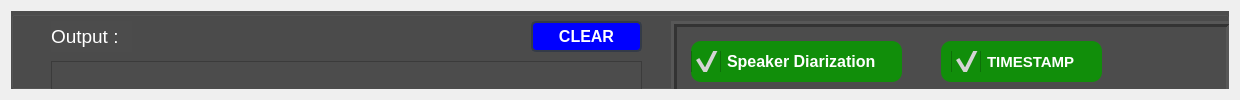
            <widget class="QWidget" name="page_1">
             <property name="minimumSize">
              <size>
               <width>1240</width>
               <height>0</height>
              </size>
             </property>
             <layout class="QHBoxLayout" name="horizontalLayout_3">
              <item>
               <widget class="QGroupBox" name="groupBox">
                <property name="styleSheet">
                 <string notr="true">background-color:#4c4c4c;</string>
                </property>
                <property name="title">
                 <string/>
                </property>
                <widget class="QPushButton" name="btnClear">
                 <property name="geometry">
                  <rect>
                   <x>520</x>
                   <y>10</y>
                   <width>111</width>
                   <height>31</height>
                  </rect>
                 </property>
                 <property name="font">
                  <font>
                   <family>Segoe UI</family>
                   <pointsize>12</pointsize>
                   <weight>75</weight>
                   <bold>true</bold>
                  </font>
                 </property>
                 <property name="styleSheet">
                  <string notr="true">QPushButton {
	border: 2px solid rgb(52, 59, 72);
	border-radius: 5px;	
	background-color:blue;
	color:white;
}
QPushButton:hover {
	background-color:#356ca3;
	border: 2px solid rgb(61, 70, 86);
}
</string>
                 </property>
                 <property name="text">
                  <string>CLEAR</string>
                 </property>
                </widget>
                <widget class="QTextEdit" name="outputText">
                 <property name="geometry">
                  <rect>
                   <x>40</x>
                   <y>50</y>
                   <width>591</width>
                   <height>651</height>
                  </rect>
                 </property>
                 <property name="font">
                  <font>
                   <pointsize>10</pointsize>
                  </font>
                 </property>
                 <property name="styleSheet">
                  <string notr="true">color:white;</string>
                 </property>
                </widget>
                <widget class="QFrame" name="frame_14">
                 <property name="geometry">
                  <rect>
                   <x>660</x>
                   <y>10</y>
                   <width>561</width>
                   <height>81</height>
                  </rect>
                 </property>
                 <property name="frameShape">
                  <enum>QFrame::Box</enum>
                 </property>
                 <property name="frameShadow">
                  <enum>QFrame::Raised</enum>
                 </property>
                 <property name="lineWidth">
                  <number>3</number>
                 </property>
                 <widget class="QFrame" name="frame_11">
                  <property name="geometry">
                   <rect>
                    <x>270</x>
                    <y>20</y>
                    <width>161</width>
                    <height>41</height>
                   </rect>
                  </property>
                  <property name="styleSheet">
                   <string notr="true">background-color:#118E0A;
border-radius:10px;</string>
                  </property>
                  <property name="frameShape">
                   <enum>QFrame::StyledPanel</enum>
                  </property>
                  <property name="frameShadow">
                   <enum>QFrame::Raised</enum>
                  </property>
                  <widget class="QCheckBox" name="timestamp">
                   <property name="geometry">
                    <rect>
                     <x>10</x>
                     <y>10</y>
                     <width>131</width>
                     <height>21</height>
                    </rect>
                   </property>
                   <property name="font">
                    <font>
                     <family>Segoe UI</family>
                     <pointsize>11</pointsize>
                     <weight>75</weight>
                     <bold>true</bold>
                    </font>
                   </property>
                   <property name="styleSheet">
                    <string notr="true">QCheckBox{
color:white;}
QCheckBox::indicator{
                               width :30px;
                               height :30px;

                               }
                               QCheckBox::indicator:unchecked:pressed
                               {
                               background-color : green;
                               }
</string>
                   </property>
                   <property name="text">
                    <string>TIMESTAMP</string>
                   </property>
                   <property name="checked">
                    <bool>true</bool>
                   </property>
                  </widget>
                 </widget>
                 <widget class="QFrame" name="frame_8">
                  <property name="geometry">
                   <rect>
                    <x>20</x>
                    <y>20</y>
                    <width>211</width>
                    <height>41</height>
                   </rect>
                  </property>
                  <property name="styleSheet">
                   <string notr="true">background-color:#118E0A;
border-radius:10px;</string>
                  </property>
                  <property name="frameShape">
                   <enum>QFrame::StyledPanel</enum>
                  </property>
                  <property name="frameShadow">
                   <enum>QFrame::Raised</enum>
                  </property>
                  <widget class="QCheckBox" name="enableSpeakerDiarization">
                   <property name="geometry">
                    <rect>
                     <x>0</x>
                     <y>10</y>
                     <width>201</width>
                     <height>21</height>
                    </rect>
                   </property>
                   <property name="font">
                    <font>
                     <family>Segoe UI</family>
                     <pointsize>12</pointsize>
                     <weight>75</weight>
                     <bold>true</bold>
                    </font>
                   </property>
                   <property name="styleSheet">
                    <string notr="true">QCheckBox{
color:white;}
QCheckBox::indicator{
                               width :30px;
                               height :30px;

                               }
                               QCheckBox::indicator:unchecked:pressed
                               {
                               background-color : green;
                               }
</string>
                   </property>
                   <property name="text">
                    <string>Speaker Diarization</string>
                   </property>
                   <property name="checked">
                    <bool>true</bool>
                   </property>
                  </widget>
                 </widget>
                </widget>
                <widget class="QPushButton" name="btnUpload">
                 <property name="geometry">
                  <rect>
                   <x>660</x>
                   <y>480</y>
                   <width>131</width>
                   <height>41</height>
                  </rect>
                 </property>
                 <property name="font">
                  <font>
                   <family>Segoe UI</family>
                   <pointsize>11</pointsize>
                   <weight>75</weight>
                   <bold>true</bold>
                  </font>
                 </property>
                 <property name="styleSheet">
                  <string notr="true">QPushButton {
	border: 2px solid rgb(52, 59, 72);
	border-radius: 5px;	
	background-color:rgb(204, 65, 68);
	color:white;
}
QPushButton:hover {
	background-color: rgb(204, 35, 72);
	border: 2px solid rgb(61, 70, 86);
}
QPushButton:pressed {	
	background-color: rgb(35, 40, 49);
	border: 2px solid rgb(43, 50, 61);
}</string>
                 </property>
                 <property name="text">
                  <string>SELECT FILE</string>
                 </property>
                </widget>
                <widget class="QLineEdit" name="uploadFilename">
                 <property name="geometry">
                  <rect>
                   <x>800</x>
                   <y>480</y>
                   <width>411</width>
                   <height>41</height>
                  </rect>
                 </property>
                 <property name="font">
                  <font>
                   <pointsize>11</pointsize>
                  </font>
                 </property>
                 <property name="styleSheet">
                  <string notr="true">color:white;</string>
                 </property>
                 <property name="text">
                  <string/>
                 </property>
                </widget>
                <widget class="QPushButton" name="btnProcess">
                 <property name="geometry">
                  <rect>
                   <x>820</x>
                   <y>690</y>
                   <width>211</width>
                   <height>51</height>
                  </rect>
                 </property>
                 <property name="font">
                  <font>
                   <family>Segoe UI</family>
                   <pointsize>14</pointsize>
                   <weight>75</weight>
                   <bold>true</bold>
                  </font>
                 </property>
                 <property name="styleSheet">
                  <string notr="true">QPushButton {
	border: 2px solid rgb(52, 59, 72);
	border-radius: 5px;	
	background-color:rgb(12, 149, 53);
	color:white;
}
QPushButton:hover {
	background-color:#0c9535;
	border: 2px solid rgb(61, 70, 86);
}
QPushButton:pressed {	
	background-color: #0ebc40;
	border: 2px solid rgb(43, 50, 61);
}</string>
                 </property>
                 <property name="text">
                  <string>PROCESS</string>
                 </property>
                </widget>
                <widget class="QTextEdit" name="consoleLog">
                 <property name="geometry">
                  <rect>
                   <x>660</x>
                   <y>280</y>
                   <width>561</width>
                   <height>171</height>
                  </rect>
                 </property>
                 <property name="font">
                  <font>
                   <pointsize>10</pointsize>
                  </font>
                 </property>
                 <property name="styleSheet">
                  <string notr="true">background-color:black;
color:#20950e;</string>
                 </property>
                </widget>
                <widget class="QPushButton" name="btnDocs">
                 <property name="geometry">
                  <rect>
                   <x>40</x>
                   <y>710</y>
                   <width>131</width>
                   <height>31</height>
                  </rect>
                 </property>
                 <property name="font">
                  <font>
                   <family>Segoe UI</family>
                   <pointsize>12</pointsize>
                   <weight>75</weight>
                   <bold>true</bold>
                  </font>
                 </property>
                 <property name="styleSheet">
                  <string notr="true">QPushButton {
	border: 2px solid rgb(52, 59, 72);
	border-radius: 5px;	
	background-color:#54a7ff;
	color:white;
}
QPushButton:hover {
	background-color:#356ca3;
	border: 2px solid rgb(61, 70, 86);
}
</string>
                 </property>
                 <property name="text">
                  <string>EXPORT  DOCS</string>
                 </property>
                </widget>
                <widget class="QPushButton" name="btnPDF">
                 <property name="geometry">
                  <rect>
                   <x>190</x>
                   <y>710</y>
                   <width>171</width>
                   <height>31</height>
                  </rect>
                 </property>
                 <property name="font">
                  <font>
                   <family>Segoe UI</family>
                   <pointsize>12</pointsize>
                   <weight>75</weight>
                   <bold>true</bold>
                  </font>
                 </property>
                 <property name="styleSheet">
                  <string notr="true">QPushButton {
	border: 2px solid rgb(52, 59, 72);
	border-radius: 5px;	
	background-color:#9a0008;
	color:white;
}
QPushButton:hover {
	background-color:#d5000e;
	border: 2px solid rgb(61, 70, 86);
}
</string>
                 </property>
                 <property name="text">
                  <string>EXPORT TO PDF</string>
                 </property>
                </widget>
                <widget class="QLabel" name="label_7">
                 <property name="geometry">
                  <rect>
                   <x>40</x>
                   <y>10</y>
                   <width>81</width>
                   <height>31</height>
                  </rect>
                 </property>
                 <property name="font">
                  <font>
                   <pointsize>14</pointsize>
                  </font>
                 </property>
                 <property name="styleSheet">
                  <string notr="true">color:white;</string>
                 </property>
                 <property name="text">
                  <string>Output :</string>
                 </property>
                </widget>
                <widget class="QPushButton" name="btnPDF_2">
                 <property name="geometry">
                  <rect>
                   <x>380</x>
                   <y>710</y>
                   <width>141</width>
                   <height>31</height>
                  </rect>
                 </property>
                 <property name="font">
                  <font>
                   <family>Segoe UI</family>
                   <pointsize>12</pointsize>
                   <weight>75</weight>
                   <bold>true</bold>
                  </font>
                 </property>
                 <property name="styleSheet">
                  <string notr="true">QPushButton {
	border: 2px solid rgb(52, 59, 72);
	border-radius: 5px;	
	background-color:#bd7e00;
	color:white;
}
QPushButton:hover {
	background-color:#f1a100;
	border: 2px solid rgb(61, 70, 86);
}
</string>
                 </property>
                 <property name="text">
                  <string>CREATE SRT</string>
                 </property>
                </widget>
                <widget class="QFrame" name="frame_6">
                 <property name="geometry">
                  <rect>
                   <x>660</x>
                   <y>110</y>
                   <width>561</width>
                   <height>81</height>
                  </rect>
                 </property>
                 <property name="frameShape">
                  <enum>QFrame::Box</enum>
                 </property>
                 <property name="frameShadow">
                  <enum>QFrame::Raised</enum>
                 </property>
                 <property name="lineWidth">
                  <number>3</number>
                 </property>
                 <widget class="QWidget" name="gridLayoutWidget_2">
                  <property name="geometry">
                   <rect>
                    <x>20</x>
                    <y>20</y>
                    <width>521</width>
                    <height>41</height>
                   </rect>
                  </property>
                  <layout class="QGridLayout" name="gridLayout_2">
                   <property name="sizeConstraint">
                    <enum>QLayout::SetDefaultConstraint</enum>
                   </property>
                   <property name="verticalSpacing">
                    <number>5</number>
                   </property>
                   <item row="0" column="1">
                    <widget class="QLineEdit" name="inputMaxSpeaker">
                     <property name="sizePolicy">
                      <sizepolicy hsizetype="Ignored" vsizetype="Fixed">
                       <horstretch>0</horstretch>
                       <verstretch>0</verstretch>
                      </sizepolicy>
                     </property>
                     <property name="minimumSize">
                      <size>
                       <width>0</width>
                       <height>30</height>
                      </size>
                     </property>
                     <property name="font">
                      <font>
                       <family>Segoe UI</family>
                       <pointsize>16</pointsize>
                      </font>
                     </property>
                     <property name="styleSheet">
                      <string notr="true">	background-color:#5a5a5a;
	border: 2px solid white;
	color:#1aff29;
	text-align: center;</string>
                     </property>
                     <property name="text">
                      <string>2</string>
                     </property>
                     <property name="placeholderText">
                      <string/>
                     </property>
                    </widget>
                   </item>
                   <item row="0" column="0">
                    <widget class="QLabel" name="label_9">
                     <property name="font">
                      <font>
                       <family>Segoe UI</family>
                       <pointsize>12</pointsize>
                      </font>
                     </property>
                     <property name="styleSheet">
                      <string notr="true">color: white;</string>
                     </property>
                     <property name="text">
                      <string>Num Speaker</string>
                     </property>
                    </widget>
                   </item>
                  </layout>
                 </widget>
                </widget>
                <widget class="QComboBox" name="selectModel">
                 <property name="geometry">
                  <rect>
                   <x>760</x>
                   <y>620</y>
                   <width>361</width>
                   <height>41</height>
                  </rect>
                 </property>
                 <property name="font">
                  <font>
                   <family>Segoe UI</family>
                   <pointsize>14</pointsize>
                  </font>
                 </property>
                 <property name="styleSheet">
                  <string notr="true">QComboBox{
	background-color:white;
	border-radius: 5px;
	padding: 5px;
	padding-left: 10px;
	color:black;
	border: 2px solid rgb(27, 29, 35);
}
QComboBox:hover{
	border: 2px solid rgb(64, 71, 88);
}
QComboBox QAbstractItemView {
	color: white;
	background-color:rgb(204, 65, 68);
	padding: 10px;
	selection-background-color: rgb(39, 44, 54);
}</string>
                 </property>
                 <item>
                  <property name="text">
                   <string>English 1</string>
                  </property>
                 </item>
                 <item>
                  <property name="text">
                   <string>English 2</string>
                  </property>
                 </item>
                 <item>
                  <property name="text">
                   <string>Filipino</string>
                  </property>
                 </item>
                </widget>
                <widget class="QLabel" name="label_2">
                 <property name="geometry">
                  <rect>
                   <x>890</x>
                   <y>600</y>
                   <width>171</width>
                   <height>16</height>
                  </rect>
                 </property>
                 <property name="font">
                  <font>
                   <pointsize>11</pointsize>
                  </font>
                 </property>
                 <property name="styleSheet">
                  <string notr="true">color:white;</string>
                 </property>
                 <property name="text">
                  <string>Select Model </string>
                 </property>
                </widget>
                <widget class="QLineEdit" name="inputSamplingRate">
                 <property name="geometry">
                  <rect>
                   <x>820</x>
                   <y>210</y>
                   <width>111</width>
                   <height>36</height>
                  </rect>
                 </property>
                 <property name="sizePolicy">
                  <sizepolicy hsizetype="Ignored" vsizetype="Fixed">
                   <horstretch>0</horstretch>
                   <verstretch>0</verstretch>
                  </sizepolicy>
                 </property>
                 <property name="minimumSize">
                  <size>
                   <width>0</width>
                   <height>30</height>
                  </size>
                 </property>
                 <property name="font">
                  <font>
                   <family>Segoe UI</family>
                   <pointsize>12</pointsize>
                  </font>
                 </property>
                 <property name="styleSheet">
                  <string notr="true">	background-color:#5a5a5a;
	border: 2px solid white;
	color:#1aff29;
	text-align: center;</string>
                 </property>
                 <property name="text">
                  <string>16000</string>
                 </property>
                 <property name="placeholderText">
                  <string/>
                 </property>
                </widget>
                <widget class="QLabel" name="label_10">
                 <property name="geometry">
                  <rect>
                   <x>670</x>
                   <y>210</y>
                   <width>141</width>
                   <height>36</height>
                  </rect>
                 </property>
                 <property name="font">
                  <font>
                   <family>Segoe UI</family>
                   <pointsize>12</pointsize>
                  </font>
                 </property>
                 <property name="styleSheet">
                  <string notr="true">color: white;</string>
                 </property>
                 <property name="text">
                  <string>Sampling Rate</string>
                 </property>
                </widget>
                <widget class="QLineEdit" name="minSilence">
                 <property name="geometry">
                  <rect>
                   <x>1120</x>
                   <y>210</y>
                   <width>71</width>
                   <height>36</height>
                  </rect>
                 </property>
                 <property name="sizePolicy">
                  <sizepolicy hsizetype="Ignored" vsizetype="Fixed">
                   <horstretch>0</horstretch>
                   <verstretch>0</verstretch>
                  </sizepolicy>
                 </property>
                 <property name="minimumSize">
                  <size>
                   <width>0</width>
                   <height>30</height>
                  </size>
                 </property>
                 <property name="font">
                  <font>
                   <family>Segoe UI</family>
                   <pointsize>12</pointsize>
                  </font>
                 </property>
                 <property name="styleSheet">
                  <string notr="true">	background-color:#5a5a5a;
	border: 2px solid white;
	color:#1aff29;
	text-align: center;</string>
                 </property>
                 <property name="text">
                  <string>500</string>
                 </property>
                 <property name="placeholderText">
                  <string/>
                 </property>
                </widget>
                <widget class="QLabel" name="label_11">
                 <property name="geometry">
                  <rect>
                   <x>950</x>
                   <y>210</y>
                   <width>151</width>
                   <height>36</height>
                  </rect>
                 </property>
                 <property name="font">
                  <font>
                   <family>Segoe UI</family>
                   <pointsize>12</pointsize>
                  </font>
                 </property>
                 <property name="styleSheet">
                  <string notr="true">color: white;</string>
                 </property>
                 <property name="text">
                  <string>&lt;html&gt;&lt;head/&gt;&lt;body&gt;&lt;p&gt;Min Silence Len (ms)&lt;/p&gt;&lt;/body&gt;&lt;/html&gt;</string>
                 </property>
                </widget>
               </widget>
              </item>
             </layout>
            </widget>
